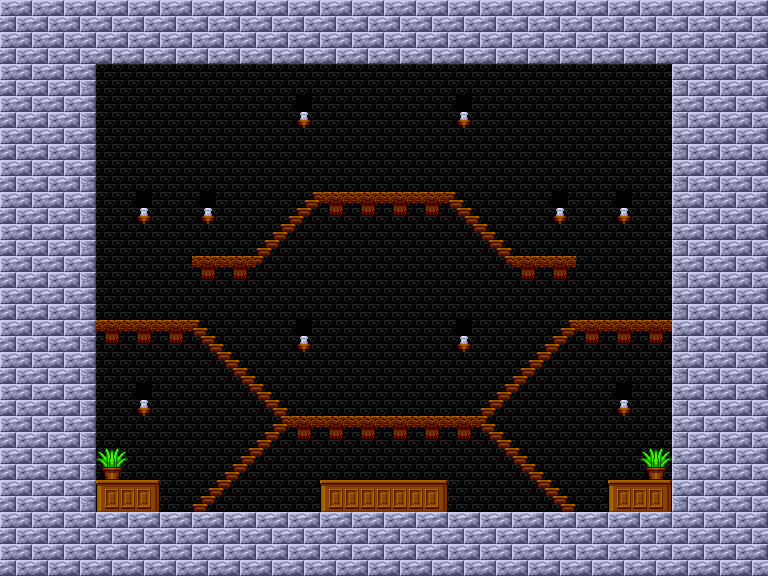

A level layout from a 2D game, rendered from its tile map. Below: a short description, then the map file with its tile-grid data intact:
An orthogonal 24x18 tile map with 32x32 px tiles, 1 tile layer (Capa de Patrones 1), 2 tilesets and 6 objects (STAGE_TOWER1).

<map version="1.0" orientation="orthogonal" width="24" height="18" tilewidth="32" tileheight="32">
 <tileset firstgid="1" name="tileset" tilewidth="32" tileheight="32">
  <image source="../tileset/tileset.png" width="256" height="512" />
 </tileset>
 <tileset firstgid="129" name="objset" tilewidth="64" tileheight="64">
  <image source="../tileset/objset.png" trans="000000" width="512" height="512" />
 </tileset>
 <layer name="Capa de Patrones 1" width="24" height="18">
  <data encoding="csv">
2,2,2,2,2,2,2,2,2,2,2,2,2,2,2,2,2,2,2,2,2,2,2,2,
2,2,2,2,2,2,2,2,2,2,2,2,2,2,2,2,2,2,2,2,2,2,2,2,
2,2,4,1,1,1,1,1,1,1,1,1,1,1,1,1,1,1,1,1,1,3,2,2,
2,2,4,1,1,1,1,1,1,10,1,1,1,1,10,1,1,1,1,1,1,3,2,2,
2,2,4,1,1,1,1,1,1,1,1,1,1,1,1,1,1,1,1,1,1,3,2,2,
2,2,4,1,1,1,1,1,1,1,1,1,1,1,1,1,1,1,1,1,1,3,2,2,
2,2,4,1,10,1,10,1,1,13,6,6,6,6,11,1,1,10,1,10,1,3,2,2,
2,2,4,1,1,1,1,1,13,14,1,1,1,1,12,11,1,1,1,1,1,3,2,2,
2,2,4,1,1,1,6,6,14,1,1,1,1,1,1,12,6,6,1,1,1,3,2,2,
2,2,4,1,1,1,1,1,1,1,1,1,1,1,1,1,1,1,1,1,1,3,2,2,
2,2,4,6,6,6,11,1,1,10,1,1,1,1,10,1,1,13,6,6,6,3,2,2,
2,2,4,1,1,1,12,11,1,1,1,1,1,1,1,1,13,14,1,1,1,3,2,2,
2,2,4,1,10,1,1,12,11,1,1,1,1,1,1,13,14,1,1,10,1,3,2,2,
2,2,4,1,1,1,1,1,13,6,6,6,6,6,6,11,1,1,1,1,1,3,2,2,
2,2,4,71,1,1,1,13,14,1,1,1,1,1,1,12,11,1,1,1,71,3,2,2,
2,2,4,41,42,1,13,14,1,1,41,40,40,42,1,1,12,11,1,41,42,3,2,2,
2,2,2,2,2,2,2,2,2,2,2,2,2,2,2,2,2,2,2,2,2,2,2,2,
2,2,2,2,2,2,2,2,2,2,2,2,2,2,2,2,2,2,2,2,2,2,2,2
</data>
 </layer>
 <objectgroup name="Capa de Objetos 1" width="24" height="18">
  <object gid="130" x="352" y="201" />
  <object name="STAGE_TOWER1" gid="130" x="351" y="425" />
  <object gid="131" x="350" y="201" />
  <object gid="129" x="591" y="239" />
  <object gid="129" x="115" y="237" />
  <object gid="138" x="353" y="501" />
 </objectgroup>
</map>
